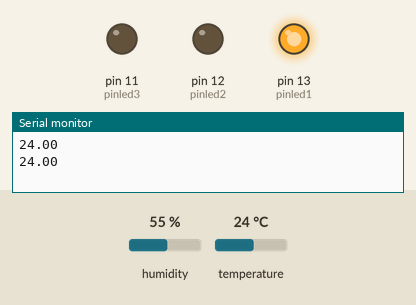
Recording of a sketch running on a simulated Arduino Uno, built with avr-gcc and run on an emulated ATmega328P. Shown: output pins drawn as LEDs (lit = HIGH), the last lines printed to the serial monitor. Inputs (shaded band) come from the test bench; at power-on: temperature 24 °C, humidity 55 %.

Above: at 4.8 s.
4.9 s: temperature set to 16 °C
7.9 s: temperature set to 13 °C
At 9.2 s:
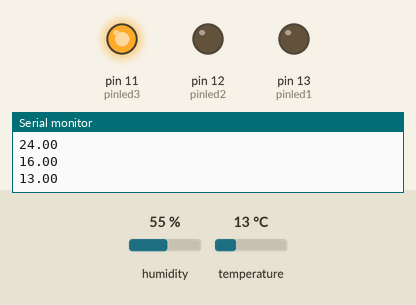
10.9 s: temperature set to 28 °C
At 12.7 s:
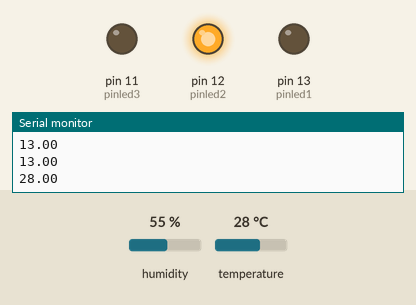
13.9 s: temperature set to 26 °C
16.9 s: temperature set to 23 °C
At 18.7 s:
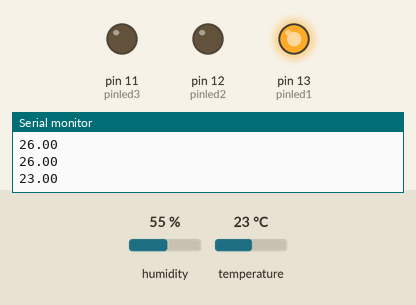
19.9 s: temperature set to 12 °C
At 21.1 s:
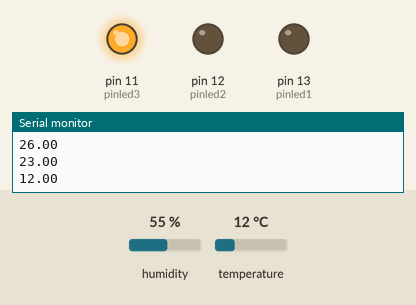
Timing chart, 0 to 22.9 s (numbered marks = the images above; inputs shaded):
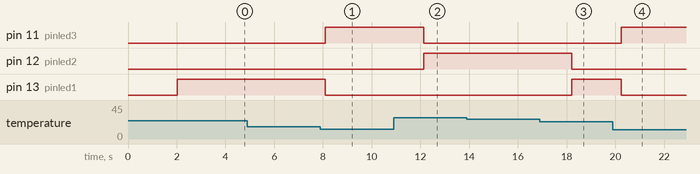

Measured:
- the behaviour switches between 15 and 14 °C on temperature (found by bisection; images 0 and 1)
- the behaviour switches between 25 and 24 °C on temperature (found by bisection; images 2 and 3)
- after the input at 7.9 s, pin 11 (pinled3): LOW → HIGH after 0.20 s; pin 13 (pinled1): HIGH → LOW after 0.20 s
- after the input at 10.9 s, pin 11 (pinled3): HIGH → LOW after 1.2 s; pin 12 (pinled2): LOW → HIGH after 1.2 s
- after the input at 16.9 s, pin 12 (pinled2): HIGH → LOW after 1.3 s; pin 13 (pinled1): LOW → HIGH after 1.3 s
- after the input at 19.9 s, pin 11 (pinled3): LOW → HIGH after 0.34 s; pin 13 (pinled1): HIGH → LOW after 0.34 s

The sketch:

Atividade_1.ino
```cpp
//Biblioteca do DTH
#include "DHT.h"
//armazena o valor flutuante de temperatura
float temperatura;
//porta usada e o tipo de sensor
DHT dht(3, DHT11);
int pinled1 = 13;
int pinled2 = 12;
int pinled3 = 11;

void setup() {
  Serial.begin(9600);  // inicializando o monitor serial
  dht.begin();         // Inicializando o sensor
  pinMode(pinled1, OUTPUT);
  pinMode(pinled2, OUTPUT);
  pinMode(pinled3, OUTPUT);
}

void loop() {
  delay(2000);                          // Aguarda dois segundos entre as leituras
  temperatura = dht.readTemperature();  //Lê o valor da temperatura em C°

  //Verificando se existe erro na leitura da temperatura
  if (isnan(temperatura)) { Serial.println("ERRO NO SENSOR!"); }
  //Se tudo funcionar envia a temperatura para a serial
  else {
    Serial.println(temperatura); /*em C°*/
  }

  if (temperatura <= 24 && temperatura >= 15) {
    digitalWrite(pinled1, HIGH);
    digitalWrite(pinled2, LOW);
    digitalWrite(pinled3, LOW);
  } else if (temperatura <= 29 && temperatura > 24) {
    digitalWrite(pinled2, HIGH);
    digitalWrite(pinled1, LOW);
    digitalWrite(pinled3, LOW);
  } else {
    digitalWrite(pinled3, HIGH);
    digitalWrite(pinled1, LOW);
    digitalWrite(pinled2, LOW);
  }
}
```
